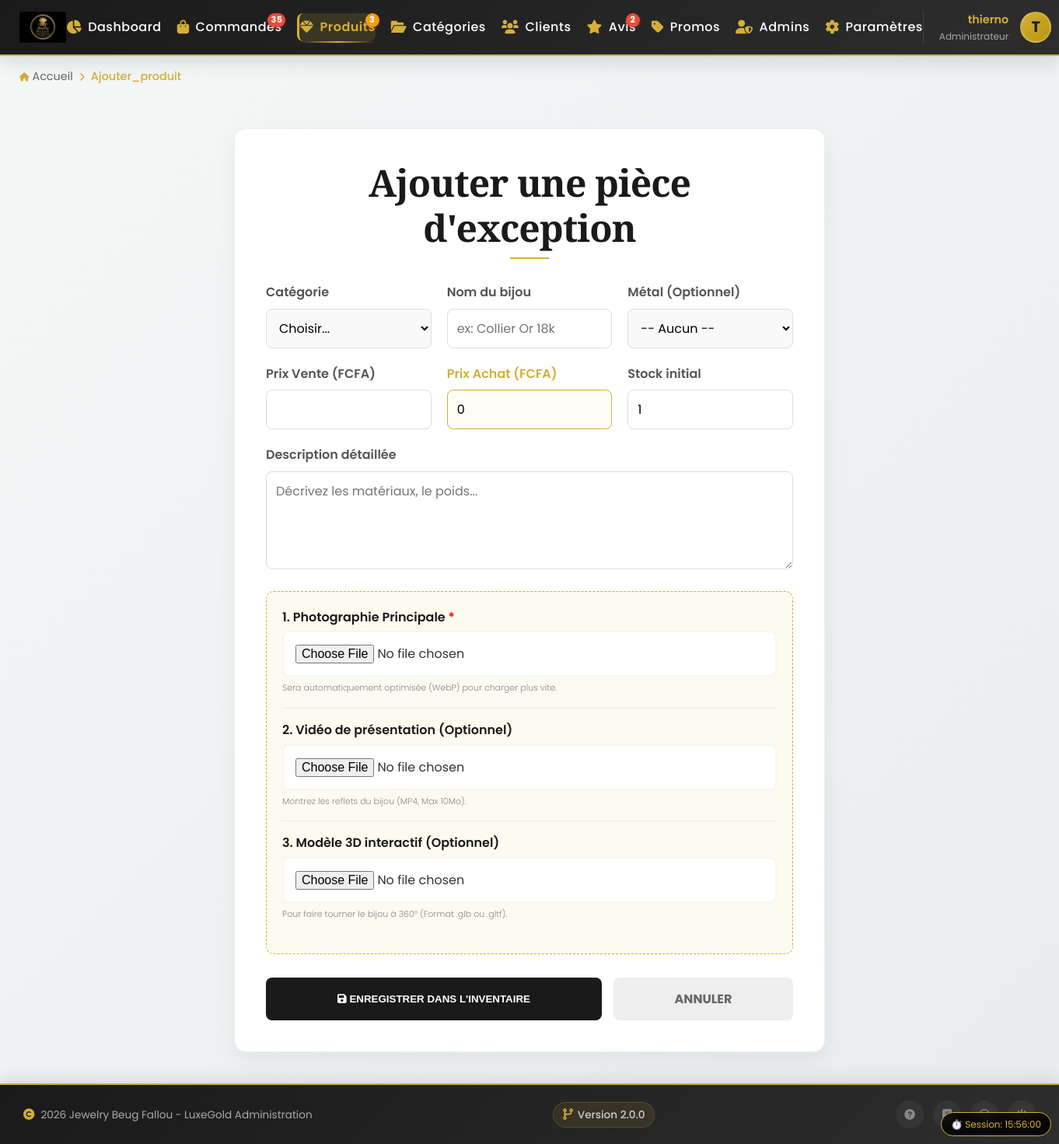
The app's page /admin/ajouter_produit.php (signed in) with its own data.
### tables this page shows
CREATE TABLE `parametres` (
  `id` int(11) NOT NULL DEFAULT 1,
  `nom_boutique` varchar(100) NOT NULL,
  `telephone_whatsapp` varchar(20) NOT NULL,
  `email_contact` varchar(150) DEFAULT NULL,
  `adresse_boutique` text DEFAULT NULL,
  `logo_filename` varchar(255) DEFAULT 'logo.png',
  PRIMARY KEY (`id`)
);

### config/db.php (called while the page is built, shortened)
<?php
$host = getenv('MYSQL_HOST') ?: 'localhost';
$db   = getenv('MYSQL_DB')   ?: 'luxegold_db';
$user = getenv('MYSQL_USER') ?: 'root';
$pass = getenv('MYSQL_PASS') ?: '';
$charset = 'utf8mb4';
$dsn = "mysql:host=$host;dbname=$db;charset=$charset";
$options = [
    PDO::ATTR_ERRMODE            => PDO::ERRMODE_EXCEPTION,
    PDO::ATTR_DEFAULT_FETCH_MODE => PDO::FETCH_ASSOC,
    PDO::ATTR_EMULATE_PREPARES   => false,
];
try {
     $pdo = new PDO($dsn, $user, $pass, $options);
} catch (\PDOException $e) {
     die("Erreur de connexion : " . $e->getMessage());
}
try {
    $stmtConfig = $pdo->query("SELECT * FROM parametres WHERE id = 1");
    $resultConfig = $stmtConfig->fetch(PDO::FETCH_ASSOC);
    if ($resultConfig) {
        $config_site = $resultConfig;
    }
} catch (PDOException $e) {
}
?>

### admin/ajouter_produit.php (the view, shortened to what this page needs)
<?php
require_once '../config/db.php';
include 'includes/admin_header.php';
?>
<main class="dashboard-container" style="max-width: 800px; margin: 40px auto;">
    <div style="background: white; padding: 40px; border-radius: 15px; box-shadow: 0 10px 30px rgba(0,0,0,0.05); border: 1px solid #eee;">
        <div style="text-align: center; margin-bottom: 30px;">
            <h2 style="font-family: 'Playfair Display', serif; color: #1a1a1a; margin-bottom: 10px;">Ajouter une pièce d'exception</h2>
            <div style="width: 50px; height: 2px; background: #d4af37; margin: auto;"></div>
        </div>
        <form action="ajouter_produit.php" method="POST" enctype="multipart/form-data">
            <div style="display: grid; grid-template-columns: 1fr 1fr 1fr; gap: 20px;">
                <div class="form-group" style="margin-bottom: 20px;">
                    <label style="display: block; font-weight: 600; margin-bottom: 8px; color: #555;">Catégorie</label>
                    <select name="id_categorie" required style="width: 100%; padding: 12px; border: 1px solid #ddd; border-radius: 8px; background: #f9f9f9;">
                        <option value="">Choisir...</option>
                    </select>
                </div>
                <div class="form-group" style="margin-bottom: 20px;">
                    <label style="display: block; font-weight: 600; margin-bottom: 8px; color: #555;">Nom du bijou</label>
                    <input type="text" name="nom" required placeholder="ex: Collier Or 18k" style="width: 100%; padding: 12px; border: 1px solid #ddd; border-radius: 8px; box-sizing: border-box;">
                </div>
                <div class="form-group" style="margin-bottom: 20px;">
                    <label style="display: block; font-weight: 600; margin-bottom: 8px; color: #555;">Métal (Optionnel)</label>
                    <select name="metal" style="width: 100%; padding: 12px; border: 1px solid #ddd; border-radius: 8px; background: #f9f9f9;">
                        <option value="">-- Aucun --</option>
                    </select>
                </div>
            </div>
            <div style="display: grid; grid-template-columns: 1fr 1fr 1fr; gap: 20px;">
                <div class="form-group" style="margin-bottom: 20px;">
                    <label style="display: block; font-weight: 600; margin-bottom: 8px; color: #555;">Prix Vente (FCFA)</label>
                    <input type="number" name="prix" required style="width: 100%; padding: 12px; border: 1px solid #ddd; border-radius: 8px; box-sizing: border-box;">
                </div>
                <div class="form-group" style="margin-bottom: 20px;">
                    <label style="display: block; font-weight: 600; margin-bottom: 8px; color: #d4af37;">Prix Achat (FCFA)</label>
                    <input type="number" name="prix_achat" value="0" min="0" required style="width: 100%; padding: 12px; border: 1px solid #d4af37; background: #fffcf5; border-radius: 8px; box-sizing: border-box;" title="Combien avez-vous payé ce bijou chez le fournisseur ?">
                </div>
                <div class="form-group" style="margin-bottom: 20px;">
                    <label style="display: block; font-weight: 600; margin-bottom: 8px; color: #555;">Stock initial</label>
                    <input type="number" name="stock" value="1" required style="width: 100%; padding: 12px; border: 1px solid #ddd; border-radius: 8px; box-sizing: border-box;">
                </div>
            </div>
            <div class="form-group" style="margin-bottom: 20px;">
                <label style="display: block; font-weight: 600; margin-bottom: 8px; color: #555;">Description détaillée</label>
                <textarea name="description" rows="4" placeholder="Décrivez les matériaux, le poids..." style="width: 100%; padding: 12px; border: 1px solid #ddd; border-radius: 8px; box-sizing: border-box; font-family: inherit;"></textarea>
            </div>
            <div style="background: #fdfaf0; padding: 20px; border-radius: 10px; border: 1px dashed #d4af37; margin-bottom: 30px;">
                <div class="form-group" style="margin-bottom: 15px;">
                    <label style="display: block; font-weight: 600; margin-bottom: 5px; color: #1a1a1a;">1. Photographie Principale <span style="color:red">*</span></label>
                    <input type="file" name="image" accept="image/jpeg, image/png, image/webp" required style="width: 100%;">
                    <p style="font-size: 11px; color: #888; margin-top: 5px; margin-bottom: 0;">Sera automatiquement optimisée (WebP) pour charger plus vite.</p>
                </div>
                <div style="height: 1px; background: #eaeaea; margin: 15px 0;"></div>
                <div class="form-group" style="margin-bottom: 15px;">
                    <label style="display: block; font-weight: 600; margin-bottom: 5px; color: #1a1a1a;">2. Vidéo de présentation (Optionnel)</label>
                    <input type="file" name="video" accept="video/mp4, video/webm" style="width: 100%;">
                    <p style="font-size: 11px; color: #888; margin-top: 5px; margin-bottom: 0;">Montrez les reflets du bijou (MP4, Max 10Mo).</p>
                </div>
                <div style="height: 1px; background: #eaeaea; margin: 15px 0;"></div>
                <div class="form-group">
                    <label style="display: block; font-weight: 600; margin-bottom: 5px; color: #1a1a1a;">3. Modèle 3D interactif (Optionnel)</label>
                    <input type="file" name="modele_3d" accept=".glb, .gltf" style="width: 100%;">
                    <p style="font-size: 11px; color: #888; margin-top: 5px; margin-bottom: 0;">Pour faire tourner le bijou à 360° (Format .glb ou .gltf).</p>
                </div>
            </div>
            <div style="display: flex; gap: 15px;">
                <button type="submit" style="flex: 2; padding: 15px; background: #1a1a1a; color: white; border: none; border-radius: 8px; font-weight: bold; cursor: pointer; transition: 0.3s;" onmouseover="this.style.background='#d4af37'" onmouseout="this.style.background='#1a1a1a'">
                    <i class="fas fa-save"></i> ENREGISTRER DANS L'INVENTAIRE
                </button>
                <a href="produits.php" style="flex: 1; display:flex; align-items:center; justify-content:center; padding: 15px; background: #eee; text-decoration: none; color: #666; border-radius: 8px; font-weight: bold;">
                    ANNULER
                </a>
            </div>
        </form>
    </div>
</main>
<?php include 'includes/admin_footer.php'; ?>

### admin/includes/admin_header.php (shortened to what this page needs)
<!DOCTYPE html>
<html lang="fr">
<head>
    <link rel="stylesheet" href="https://cdnjs.cloudflare.com/ajax/libs/font-awesome/6.0.0/css/all.min.css">
    <link rel="stylesheet" href="../assets/css/admin.css">
    <link rel="stylesheet" href="../assets/css/style.css">
</head>
<body>
    <div class="admin-navbar">
        <div class="nav-container">
            <div class="nav-logo">
            <img src="../assets/img/<?= htmlspecialchars($config_site['logo_filename'] ?? 'logo.png') ?>" alt="<?= htmlspecialchars($config_site['nom_boutique'] ?? 'Jewelry Beug Fallou') ?>" style="height: 40px; width: auto;">            </div>
            <ul class="nav-menu" id="adminNavMenu">
                <li class="nav-item">
                    <a href="dashboard.php" class="nav-link <?= basename($_SERVER['PHP_SELF']) == 'dashboard.php' ? 'active' : '' ?>">
                        <i class="fas fa-chart-pie"></i>
                        <span>Dashboard</span>
                    </a>
                </li>
                <li class="nav-item">
                    <a href="commandes.php" class="nav-link <?= basename($_SERVER['PHP_SELF']) == 'commandes.php' ? 'active' : '' ?>">
                        <i class="fas fa-shopping-bag"></i>
                        <span>Commandes</span>
                        <?php
                        try {
                            $stmt = $pdo->query("SELECT COUNT(*) FROM commandes WHERE statut = 'en_attente'");
                            $pendingOrders = $stmt->fetchColumn();
                            if ($pendingOrders > 0) {
                                echo '<span class="nav-badge">' . $pendingOrders . '</span>';
                            }
                        } catch (Exception $e) {}
                        ?>
                    </a>
                </li>
                <li class="nav-item">
                    <a href="produits.php" class="nav-link <?= strpos($_SERVER['PHP_SELF'], 'produit') !== false ? 'active' : '' ?>">
                        <i class="fas fa-gem"></i>
                        <span>Produits</span>
                        <?php
                        try {
                            $stmt = $pdo->query("SELECT COUNT(*) FROM produits WHERE stock <= 2 AND stock > 0");
                            $lowStock = $stmt->fetchColumn();
                            if ($lowStock > 0) {
                                echo '<span class="nav-badge" style="background: #f39c12;">' . $lowStock . '</span>';
                            }
                        } catch (Exception $e) {}
                        ?>
                    </a>
                </li>
                <li class="nav-item">
                    <a href="categories.php" class="nav-link <?= strpos($_SERVER['PHP_SELF'], 'categorie') !== false ? 'active' : '' ?>">
                        <i class="fas fa-folder-open"></i>
                        <span>Catégories</span>
                    </a>
                </li>
                <li class="nav-item">
                    <a href="clients.php" class="nav-link <?= basename($_SERVER['PHP_SELF']) == 'clients.php' ? 'active' : '' ?>">
                        <i class="fas fa-users"></i>
                        <span>Clients</span>
                    </a>
                </li>
                <li class="nav-item">
                    <a href="gestion_avis.php" class="nav-link <?= basename($_SERVER['PHP_SELF']) == 'gestion_avis.php' ? 'active' : '' ?>">
                        <i class="fas fa-star"></i>
                        <span>Avis</span>
                        <?php
                        try {
                            $stmtAvisBadge = $pdo->query("SELECT COUNT(*) FROM avis WHERE statut = 'en_attente'");
                            $pendingAvis = $stmtAvisBadge->fetchColumn();
                            if ($pendingAvis > 0) {
                                echo '<span class="nav-badge" style="background: #e74c3c;">' . $pendingAvis . '</span>';
                            }
                        } catch (Exception $e) {}
                        ?>
                    </a>
                </li>
                <li class="nav-item">
                    <a href="promos.php" class="nav-link <?= basename($_SERVER['PHP_SELF']) == 'promos.php' ? 'active' : '' ?>">
                        <i class="fas fa-tag"></i>
                        <span>Promos</span>
                    </a>
                </li>
                <li class="nav-item">
                    <a href="ajouter_admin.php" class="nav-link <?= basename($_SERVER['PHP_SELF']) == 'ajouter_admin.php' ? 'active' : '' ?>">
                        <i class="fas fa-user-shield"></i>
                        <span>Admins</span>
                    </a>
                </li>
                <li class="nav-item">
                    <a href="parametres.php" class="nav-link <?= basename($_SERVER['PHP_SELF']) == 'parametres.php' ? 'active' : '' ?>">
                        <i class="fas fa-cog"></i>
                        <span>Paramètres</span>
                    </a>
                </li>
            </ul>
            <div class="nav-profile">
                <div class="profile-info">
                    <?php
                    $admin_nom = $_SESSION['admin_name'] ?? 'Admin';
                    $initial = strtoupper(substr($admin_nom, 0, 1));
                    ?>
                    <span class="profile-name"><?= htmlspecialchars($admin_nom) ?></span>
                    <span class="profile-role">Administrateur</span>
                </div>
                <div class="profile-avatar" title="<?= htmlspecialchars($admin_nom) ?>">
                    <?= $initial ?>
                </div>
            </div>
        </div>
    </div>
    <div class="breadcrumb">
        <div class="breadcrumb-container">
            <a href="dashboard.php"><i class="fas fa-home"></i> Accueil</a>
            <i class="fas fa-chevron-right"></i>
            <?php
            $current_page = basename($_SERVER['PHP_SELF'], '.php');
            $page_titles = [
                'dashboard' => 'Tableau de bord',
                'liste' => 'Liste des produits',
                'ajouter' => 'Ajouter un produit',
                'modifier' => 'Modifier un produit',
                'categories' => 'Gestion des catégories',
                'ajouter_categorie' => 'Créer une catégorie',
                'modifier_categorie' => 'Modifier une catégorie',
                'commandes' => 'Gestion des commandes',
                'promos' => 'Codes promo',
                'clients' => 'Clients',
                'gestion_avis' => 'Modération des avis',
                'ajouter_admin' => 'Administrateurs',
                'parametres' => 'Paramètres'
            ];
            $page_title = $page_titles[$current_page] ?? ucfirst($current_page);
            ?>
            <span class="breadcrumb-current"><?= htmlspecialchars($page_title) ?></span>
        </div>
    </div>

### admin/includes/admin_footer.php (shortened to what this page needs)
<footer class="admin-footer">
    <div class="footer-container">
        <div class="footer-copyright">
            <i class="fas fa-copyright"></i>
            <span><?= date('Y') ?> <?= htmlspecialchars($config_site['nom_boutique'] ?? 'Jewelry Beug Fallou') ?> - LuxeGold Administration</span>
        </div>
        <div class="footer-version">
            <i class="fas fa-code-branch"></i>
            <span>Version 2.0.0</span>
        </div>
        <div class="footer-links">
            <a href="#" class="footer-link" title="Aide">
                <i class="fas fa-question-circle"></i>
            </a>
            <a href="#" class="footer-link" title="Documentation">
                <i class="fas fa-book"></i>
            </a>
            <a href="#" class="footer-link" title="Support">
                <i class="fas fa-headset"></i>
            </a>
            <a href="logout.php" class="footer-link logout-link" title="Déconnexion" onclick="return confirm('Êtes-vous sûr de vouloir vous déconnecter ?')">
                <i class="fas fa-power-off"></i>
            </a>
        </div>
    </div>
    <div class="session-timer" id="sessionTimer" style="display: none;"></div>
</footer>
</body>
</html>

### records on screen
parametres: logo_filename (picture), nom_boutique "Jewelry Beug Fallou"

### other values on screen
$pendingOrders "35"
$lowStock "3"
$pendingAvis "2"
$admin_nom "thierno"
$initial "T"
$page_title "Ajouter_produit"
